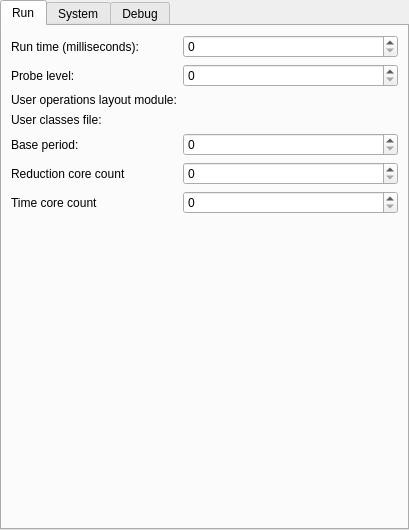
<?xml version="1.0" encoding="UTF-8"?>
<ui version="4.0">
 <class>tabWidget</class>
 <widget class="QTabWidget" name="tabWidget">
  <property name="geometry">
   <rect>
    <x>0</x>
    <y>0</y>
    <width>409</width>
    <height>530</height>
   </rect>
  </property>
  <property name="currentIndex">
   <number>0</number>
  </property>
  <widget class="QWidget" name="run">
   <attribute name="title">
    <string>Run</string>
   </attribute>
   <layout class="QFormLayout" name="formLayout">
    <item row="0" column="0">
     <widget class="QLabel" name="label_34">
      <property name="text">
       <string>Run time (milliseconds):</string>
      </property>
     </widget>
    </item>
    <item row="0" column="1">
     <widget class="QSpinBox" name="runTime"/>
    </item>
    <item row="1" column="0">
     <widget class="QLabel" name="label_35">
      <property name="text">
       <string>Probe level:</string>
      </property>
     </widget>
    </item>
    <item row="1" column="1">
     <widget class="QSpinBox" name="probeLevel"/>
    </item>
    <item row="2" column="0">
     <widget class="QLabel" name="label">
      <property name="text">
       <string>User operations layout module:</string>
      </property>
     </widget>
    </item>
    <item row="2" column="1">
     <widget class="KUrlRequester" name="userModulePath"/>
    </item>
    <item row="3" column="0">
     <widget class="QLabel" name="label_2">
      <property name="text">
       <string>User classes file:</string>
      </property>
     </widget>
    </item>
    <item row="3" column="1">
     <widget class="KUrlRequester" name="userClassPath"/>
    </item>
    <item row="4" column="0">
     <widget class="QLabel" name="label_3">
      <property name="text">
       <string>Base period:</string>
      </property>
     </widget>
    </item>
    <item row="4" column="1">
     <widget class="QSpinBox" name="basePeriod"/>
    </item>
    <item row="5" column="0">
     <widget class="QLabel" name="label_4">
      <property name="text">
       <string>Reduction core count</string>
      </property>
     </widget>
    </item>
    <item row="5" column="1">
     <widget class="QSpinBox" name="reductionCoreCount"/>
    </item>
    <item row="6" column="0">
     <widget class="QLabel" name="label_5">
      <property name="text">
       <string>Time core count</string>
      </property>
     </widget>
    </item>
    <item row="6" column="1">
     <widget class="QSpinBox" name="timeCoreCount"/>
    </item>
   </layout>
  </widget>
  <widget class="QWidget" name="system">
   <attribute name="title">
    <string>System</string>
   </attribute>
   <layout class="QFormLayout" name="formLayout_2">
    <item row="0" column="0">
     <widget class="QLabel" name="label_6">
      <property name="text">
       <string>Model inertia success rate threshold:</string>
      </property>
     </widget>
    </item>
    <item row="0" column="1">
     <widget class="QDoubleSpinBox" name="modelInertiaSuccessRate"/>
    </item>
    <item row="1" column="0">
     <widget class="QLabel" name="label_7">
      <property name="text">
       <string>Model inertia count threshold:</string>
      </property>
     </widget>
    </item>
    <item row="1" column="1">
     <widget class="QSpinBox" name="modelInertiacount"/>
    </item>
    <item row="2" column="0">
     <widget class="QLabel" name="label_8">
      <property name="text">
       <string>Targeted pattern extractor delta success rate threshold:</string>
      </property>
     </widget>
    </item>
    <item row="2" column="1">
     <widget class="QDoubleSpinBox" name="tpxDeltaSuccessRate"/>
    </item>
    <item row="3" column="0">
     <widget class="QLabel" name="label_9">
      <property name="text">
       <string>Minimum simulation time horizon:</string>
      </property>
     </widget>
    </item>
    <item row="3" column="1">
     <widget class="QSpinBox" name="minSimTimeHoriz"/>
    </item>
    <item row="4" column="0">
     <widget class="QLabel" name="label_10">
      <property name="text">
       <string>Maximum simulation time horizon:</string>
      </property>
     </widget>
    </item>
    <item row="4" column="1">
     <widget class="QSpinBox" name="maxSimTimeHoriz"/>
    </item>
    <item row="5" column="0">
     <widget class="QLabel" name="label_11">
      <property name="text">
       <string>Simulation time horizon:</string>
      </property>
     </widget>
    </item>
    <item row="5" column="1">
     <widget class="QDoubleSpinBox" name="simTimeHoriz"/>
    </item>
    <item row="6" column="0">
     <widget class="QLabel" name="label_12">
      <property name="text">
       <string>Targeted pattern extractor time horizon:</string>
      </property>
     </widget>
    </item>
    <item row="6" column="1">
     <widget class="QSpinBox" name="tpxTimeHoriz"/>
    </item>
    <item row="7" column="0">
     <widget class="QLabel" name="label_13">
      <property name="text">
       <string>Perf sampling period:</string>
      </property>
     </widget>
    </item>
    <item row="7" column="1">
     <widget class="QSpinBox" name="perfSamplePeriod"/>
    </item>
    <item row="8" column="0">
     <widget class="QLabel" name="label_14">
      <property name="text">
       <string>Float tolerance:</string>
      </property>
     </widget>
    </item>
    <item row="8" column="1">
     <widget class="QDoubleSpinBox" name="floatTolerance"/>
    </item>
    <item row="9" column="0">
     <widget class="QLabel" name="label_15">
      <property name="text">
       <string>Timer tolerance:</string>
      </property>
     </widget>
    </item>
    <item row="9" column="1">
     <widget class="QSpinBox" name="timerTolerance"/>
    </item>
    <item row="10" column="0">
     <widget class="QLabel" name="label_16">
      <property name="text">
       <string>Primary time horizon:</string>
      </property>
     </widget>
    </item>
    <item row="10" column="1">
     <widget class="QSpinBox" name="primaryTimeHoriz"/>
    </item>
    <item row="11" column="0">
     <widget class="QLabel" name="label_17">
      <property name="text">
       <string>Secondary time horizon:</string>
      </property>
     </widget>
    </item>
    <item row="11" column="1">
     <widget class="QSpinBox" name="secondaryTimeHoriz"/>
    </item>
    <item row="12" column="0">
     <widget class="QLabel" name="label_18">
      <property name="text">
       <string>Notification marker resilience:</string>
      </property>
     </widget>
    </item>
    <item row="12" column="1">
     <widget class="QSpinBox" name="notifMarkerRes"/>
    </item>
    <item row="13" column="0">
     <widget class="QLabel" name="label_19">
      <property name="text">
       <string>Goal prediction success resilience:</string>
      </property>
     </widget>
    </item>
    <item row="13" column="1">
     <widget class="QSpinBox" name="goalPredSuccessRes"/>
    </item>
   </layout>
  </widget>
  <widget class="QWidget" name="debugtab">
   <attribute name="title">
    <string>Debug</string>
   </attribute>
   <layout class="QFormLayout" name="formLayout_3">
    <property name="fieldGrowthPolicy">
     <enum>QFormLayout::ExpandingFieldsGrow</enum>
    </property>
    <item row="0" column="0">
     <widget class="QLabel" name="label_22">
      <property name="text">
       <string>Debug:</string>
      </property>
     </widget>
    </item>
    <item row="0" column="1">
     <widget class="QCheckBox" name="debug">
      <property name="text">
       <string/>
      </property>
     </widget>
    </item>
    <item row="1" column="0">
     <widget class="QLabel" name="label_23">
      <property name="text">
       <string>Debug windows:</string>
      </property>
     </widget>
    </item>
    <item row="1" column="1">
     <widget class="QSpinBox" name="debugWindows"/>
    </item>
    <item row="2" column="0">
     <widget class="QLabel" name="label_24">
      <property name="text">
       <string>Traces:</string>
      </property>
     </widget>
    </item>
    <item row="2" column="1">
     <widget class="QCheckBox" name="traceCompInputs">
      <property name="text">
       <string>Composite inputs</string>
      </property>
     </widget>
    </item>
    <item row="3" column="1">
     <widget class="QCheckBox" name="traceCompOutputs">
      <property name="text">
       <string>Composite outputs</string>
      </property>
     </widget>
    </item>
    <item row="4" column="1">
     <widget class="QCheckBox" name="traceModelIn">
      <property name="text">
       <string>Model inputs</string>
      </property>
     </widget>
    </item>
    <item row="5" column="1">
     <widget class="QCheckBox" name="traceModelOut">
      <property name="text">
       <string>Model outputs</string>
      </property>
     </widget>
    </item>
    <item row="6" column="1">
     <widget class="QCheckBox" name="tracePredMon">
      <property name="text">
       <string>Prediction monitoring</string>
      </property>
     </widget>
    </item>
    <item row="7" column="1">
     <widget class="QCheckBox" name="traceGoalMon">
      <property name="text">
       <string>Goal monitoring</string>
      </property>
     </widget>
    </item>
    <item row="8" column="1">
     <widget class="QCheckBox" name="traceModelRev">
      <property name="text">
       <string>Model revision</string>
      </property>
     </widget>
    </item>
    <item row="9" column="1">
     <widget class="QCheckBox" name="traceModComInj">
      <property name="text">
       <string>Model/composite injections</string>
      </property>
     </widget>
    </item>
    <item row="10" column="0">
     <widget class="QLabel" name="label_21">
      <property name="text">
       <string>Decompile objects:</string>
      </property>
     </widget>
    </item>
    <item row="10" column="1">
     <widget class="QCheckBox" name="decompileObjects">
      <property name="text">
       <string/>
      </property>
     </widget>
    </item>
    <item row="11" column="0">
     <widget class="QLabel" name="label_25">
      <property name="text">
       <string>Decompile to file:</string>
      </property>
     </widget>
    </item>
    <item row="11" column="1">
     <widget class="KUrlRequester" name="decObjFile"/>
    </item>
    <item row="12" column="0">
     <widget class="QLabel" name="label_26">
      <property name="text">
       <string>Ignore named objects:</string>
      </property>
     </widget>
    </item>
    <item row="12" column="1">
     <widget class="QCheckBox" name="ignoreNamedObj">
      <property name="text">
       <string/>
      </property>
     </widget>
    </item>
    <item row="13" column="0">
     <widget class="QLabel" name="label_27">
      <property name="text">
       <string>Dump objects to file:</string>
      </property>
     </widget>
    </item>
    <item row="13" column="1">
     <widget class="KUrlRequester" name="dumpObjFile"/>
    </item>
    <item row="14" column="0">
     <widget class="QLabel" name="label_28">
      <property name="text">
       <string>Test objects:</string>
      </property>
     </widget>
    </item>
    <item row="14" column="1">
     <widget class="QCheckBox" name="testObj">
      <property name="text">
       <string/>
      </property>
     </widget>
    </item>
    <item row="15" column="0">
     <widget class="QLabel" name="label_30">
      <property name="text">
       <string>Decompile models:</string>
      </property>
     </widget>
    </item>
    <item row="15" column="1">
     <widget class="QCheckBox" name="decompileModels">
      <property name="text">
       <string/>
      </property>
     </widget>
    </item>
    <item row="16" column="0">
     <widget class="QLabel" name="label_31">
      <property name="text">
       <string>Ignore named models:</string>
      </property>
     </widget>
    </item>
    <item row="16" column="1">
     <widget class="QCheckBox" name="ignoreNamedModels">
      <property name="text">
       <string/>
      </property>
     </widget>
    </item>
    <item row="17" column="0">
     <widget class="QLabel" name="label_32">
      <property name="text">
       <string>Dump models to file:</string>
      </property>
     </widget>
    </item>
    <item row="17" column="1">
     <widget class="KUrlRequester" name="dumpModelsFile"/>
    </item>
    <item row="18" column="0">
     <widget class="QLabel" name="label_33">
      <property name="text">
       <string>Test models:</string>
      </property>
     </widget>
    </item>
    <item row="18" column="1">
     <widget class="QCheckBox" name="testModels">
      <property name="text">
       <string/>
      </property>
     </widget>
    </item>
   </layout>
  </widget>
 </widget>
 <customwidgets>
  <customwidget>
   <class>KUrlRequester</class>
   <extends>QFrame</extends>
   <header>kurlrequester.h</header>
   <container>1</container>
  </customwidget>
 </customwidgets>
 <resources/>
 <connections/>
</ui>
